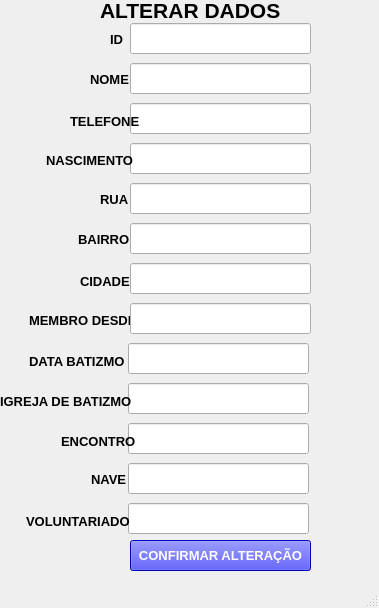
<?xml version="1.0" encoding="UTF-8"?>
<ui version="4.0">
 <class>MainWindow</class>
 <widget class="QMainWindow" name="MainWindow">
  <property name="geometry">
   <rect>
    <x>0</x>
    <y>0</y>
    <width>379</width>
    <height>608</height>
   </rect>
  </property>
  <property name="windowTitle">
   <string>MainWindow</string>
  </property>
  <widget class="QWidget" name="centralwidget">
   <widget class="QLabel" name="label">
    <property name="geometry">
     <rect>
      <x>100</x>
      <y>0</y>
      <width>231</width>
      <height>21</height>
     </rect>
    </property>
    <property name="font">
     <font>
      <pointsize>16</pointsize>
      <weight>75</weight>
      <bold>true</bold>
     </font>
    </property>
    <property name="text">
     <string>ALTERAR DADOS</string>
    </property>
   </widget>
   <widget class="QLineEdit" name="txtAlterarTelefone">
    <property name="geometry">
     <rect>
      <x>130</x>
      <y>103</y>
      <width>181</width>
      <height>31</height>
     </rect>
    </property>
    <property name="font">
     <font>
      <pointsize>10</pointsize>
     </font>
    </property>
    <property name="styleSheet">
     <string notr="true">color: rgb(0, 0, 255);</string>
    </property>
   </widget>
   <widget class="QLineEdit" name="txtAlterarRua">
    <property name="geometry">
     <rect>
      <x>130</x>
      <y>183</y>
      <width>181</width>
      <height>31</height>
     </rect>
    </property>
    <property name="font">
     <font>
      <pointsize>10</pointsize>
     </font>
    </property>
    <property name="styleSheet">
     <string notr="true">color: rgb(0, 0, 255);</string>
    </property>
   </widget>
   <widget class="QLineEdit" name="txtAlterarNascimento">
    <property name="geometry">
     <rect>
      <x>130</x>
      <y>143</y>
      <width>181</width>
      <height>31</height>
     </rect>
    </property>
    <property name="font">
     <font>
      <pointsize>10</pointsize>
     </font>
    </property>
    <property name="styleSheet">
     <string notr="true">color: rgb(0, 0, 255);</string>
    </property>
   </widget>
   <widget class="QLineEdit" name="txtAlterarBairro">
    <property name="geometry">
     <rect>
      <x>130</x>
      <y>223</y>
      <width>181</width>
      <height>31</height>
     </rect>
    </property>
    <property name="font">
     <font>
      <pointsize>10</pointsize>
     </font>
    </property>
    <property name="styleSheet">
     <string notr="true">color: rgb(0, 0, 255);</string>
    </property>
   </widget>
   <widget class="QLineEdit" name="txtAlterarCidade">
    <property name="geometry">
     <rect>
      <x>130</x>
      <y>263</y>
      <width>181</width>
      <height>31</height>
     </rect>
    </property>
    <property name="font">
     <font>
      <pointsize>10</pointsize>
     </font>
    </property>
    <property name="styleSheet">
     <string notr="true">color: rgb(0, 0, 255);</string>
    </property>
   </widget>
   <widget class="QLineEdit" name="txtAlterarMembro">
    <property name="geometry">
     <rect>
      <x>130</x>
      <y>303</y>
      <width>181</width>
      <height>31</height>
     </rect>
    </property>
    <property name="font">
     <font>
      <pointsize>10</pointsize>
     </font>
    </property>
    <property name="styleSheet">
     <string notr="true">color: rgb(0, 0, 255);</string>
    </property>
   </widget>
   <widget class="QLineEdit" name="txtAlterarNome">
    <property name="geometry">
     <rect>
      <x>130</x>
      <y>63</y>
      <width>181</width>
      <height>31</height>
     </rect>
    </property>
    <property name="font">
     <font>
      <pointsize>10</pointsize>
     </font>
    </property>
    <property name="styleSheet">
     <string notr="true">color: rgb(0, 0, 255);</string>
    </property>
   </widget>
   <widget class="QLineEdit" name="txtAlterarVoluntariado">
    <property name="geometry">
     <rect>
      <x>128</x>
      <y>503</y>
      <width>181</width>
      <height>31</height>
     </rect>
    </property>
    <property name="font">
     <font>
      <pointsize>10</pointsize>
     </font>
    </property>
    <property name="styleSheet">
     <string notr="true">color: rgb(0, 0, 255);</string>
    </property>
   </widget>
   <widget class="QLineEdit" name="txtAlterarNave">
    <property name="geometry">
     <rect>
      <x>128</x>
      <y>463</y>
      <width>181</width>
      <height>31</height>
     </rect>
    </property>
    <property name="font">
     <font>
      <pointsize>10</pointsize>
     </font>
    </property>
    <property name="styleSheet">
     <string notr="true">color: rgb(0, 0, 255);</string>
    </property>
   </widget>
   <widget class="QLineEdit" name="txtAlterarEncontro">
    <property name="geometry">
     <rect>
      <x>128</x>
      <y>423</y>
      <width>181</width>
      <height>31</height>
     </rect>
    </property>
    <property name="font">
     <font>
      <pointsize>10</pointsize>
     </font>
    </property>
    <property name="styleSheet">
     <string notr="true">color: rgb(0, 0, 255);</string>
    </property>
   </widget>
   <widget class="QLineEdit" name="txtAlterarIgrejaBatizmo">
    <property name="geometry">
     <rect>
      <x>128</x>
      <y>383</y>
      <width>181</width>
      <height>31</height>
     </rect>
    </property>
    <property name="font">
     <font>
      <pointsize>10</pointsize>
     </font>
    </property>
    <property name="styleSheet">
     <string notr="true">color: rgb(0, 0, 255);</string>
    </property>
   </widget>
   <widget class="QLineEdit" name="txtAlterarDataBatizmo">
    <property name="geometry">
     <rect>
      <x>128</x>
      <y>343</y>
      <width>181</width>
      <height>31</height>
     </rect>
    </property>
    <property name="font">
     <font>
      <pointsize>10</pointsize>
     </font>
    </property>
    <property name="styleSheet">
     <string notr="true">color: rgb(0, 0, 255);</string>
    </property>
   </widget>
   <widget class="QLabel" name="label_2">
    <property name="geometry">
     <rect>
      <x>110</x>
      <y>33</y>
      <width>47</width>
      <height>13</height>
     </rect>
    </property>
    <property name="font">
     <font>
      <pointsize>10</pointsize>
      <weight>75</weight>
      <bold>true</bold>
     </font>
    </property>
    <property name="text">
     <string>ID</string>
    </property>
   </widget>
   <widget class="QLabel" name="label_3">
    <property name="geometry">
     <rect>
      <x>90</x>
      <y>73</y>
      <width>47</width>
      <height>13</height>
     </rect>
    </property>
    <property name="font">
     <font>
      <pointsize>10</pointsize>
      <weight>75</weight>
      <bold>true</bold>
     </font>
    </property>
    <property name="text">
     <string>NOME</string>
    </property>
   </widget>
   <widget class="QLabel" name="label_4">
    <property name="geometry">
     <rect>
      <x>70</x>
      <y>113</y>
      <width>91</width>
      <height>16</height>
     </rect>
    </property>
    <property name="font">
     <font>
      <pointsize>10</pointsize>
      <weight>75</weight>
      <bold>true</bold>
     </font>
    </property>
    <property name="text">
     <string>TELEFONE</string>
    </property>
   </widget>
   <widget class="QLabel" name="label_5">
    <property name="geometry">
     <rect>
      <x>46</x>
      <y>152</y>
      <width>91</width>
      <height>16</height>
     </rect>
    </property>
    <property name="font">
     <font>
      <pointsize>10</pointsize>
      <weight>75</weight>
      <bold>true</bold>
     </font>
    </property>
    <property name="text">
     <string>NASCIMENTO</string>
    </property>
   </widget>
   <widget class="QLabel" name="label_6">
    <property name="geometry">
     <rect>
      <x>100</x>
      <y>193</y>
      <width>47</width>
      <height>13</height>
     </rect>
    </property>
    <property name="font">
     <font>
      <pointsize>10</pointsize>
      <weight>75</weight>
      <bold>true</bold>
     </font>
    </property>
    <property name="text">
     <string>RUA</string>
    </property>
   </widget>
   <widget class="QLabel" name="label_7">
    <property name="geometry">
     <rect>
      <x>78</x>
      <y>231</y>
      <width>61</width>
      <height>16</height>
     </rect>
    </property>
    <property name="font">
     <font>
      <pointsize>10</pointsize>
      <weight>75</weight>
      <bold>true</bold>
     </font>
    </property>
    <property name="text">
     <string>BAIRRO</string>
    </property>
   </widget>
   <widget class="QLabel" name="label_8">
    <property name="geometry">
     <rect>
      <x>80</x>
      <y>273</y>
      <width>61</width>
      <height>16</height>
     </rect>
    </property>
    <property name="font">
     <font>
      <pointsize>10</pointsize>
      <weight>75</weight>
      <bold>true</bold>
     </font>
    </property>
    <property name="text">
     <string>CIDADE</string>
    </property>
   </widget>
   <widget class="QLabel" name="label_9">
    <property name="geometry">
     <rect>
      <x>29</x>
      <y>312</y>
      <width>101</width>
      <height>16</height>
     </rect>
    </property>
    <property name="font">
     <font>
      <pointsize>10</pointsize>
      <weight>75</weight>
      <bold>true</bold>
     </font>
    </property>
    <property name="text">
     <string>MEMBRO DESDE</string>
    </property>
   </widget>
   <widget class="QLabel" name="label_10">
    <property name="geometry">
     <rect>
      <x>29</x>
      <y>353</y>
      <width>101</width>
      <height>16</height>
     </rect>
    </property>
    <property name="font">
     <font>
      <pointsize>10</pointsize>
      <weight>75</weight>
      <bold>true</bold>
     </font>
    </property>
    <property name="text">
     <string>DATA BATIZMO</string>
    </property>
   </widget>
   <widget class="QLabel" name="label_11">
    <property name="geometry">
     <rect>
      <x>0</x>
      <y>393</y>
      <width>131</width>
      <height>16</height>
     </rect>
    </property>
    <property name="font">
     <font>
      <pointsize>10</pointsize>
      <weight>75</weight>
      <bold>true</bold>
     </font>
    </property>
    <property name="text">
     <string>IGREJA DE BATIZMO</string>
    </property>
   </widget>
   <widget class="QLabel" name="label_12">
    <property name="geometry">
     <rect>
      <x>61</x>
      <y>433</y>
      <width>101</width>
      <height>16</height>
     </rect>
    </property>
    <property name="font">
     <font>
      <pointsize>10</pointsize>
      <weight>75</weight>
      <bold>true</bold>
     </font>
    </property>
    <property name="text">
     <string>ENCONTRO</string>
    </property>
   </widget>
   <widget class="QLabel" name="label_13">
    <property name="geometry">
     <rect>
      <x>91</x>
      <y>473</y>
      <width>47</width>
      <height>13</height>
     </rect>
    </property>
    <property name="font">
     <font>
      <pointsize>10</pointsize>
      <weight>75</weight>
      <bold>true</bold>
     </font>
    </property>
    <property name="text">
     <string>NAVE</string>
    </property>
   </widget>
   <widget class="QLabel" name="label_14">
    <property name="geometry">
     <rect>
      <x>26</x>
      <y>513</y>
      <width>111</width>
      <height>16</height>
     </rect>
    </property>
    <property name="font">
     <font>
      <pointsize>10</pointsize>
      <weight>75</weight>
      <bold>true</bold>
     </font>
    </property>
    <property name="text">
     <string>VOLUNTARIADO</string>
    </property>
   </widget>
   <widget class="QLineEdit" name="txtAlterarId">
    <property name="geometry">
     <rect>
      <x>130</x>
      <y>23</y>
      <width>181</width>
      <height>31</height>
     </rect>
    </property>
    <property name="font">
     <font>
      <pointsize>10</pointsize>
     </font>
    </property>
    <property name="styleSheet">
     <string notr="true">color: rgb(0, 0, 255);</string>
    </property>
   </widget>
   <widget class="QPushButton" name="btnConfirmar">
    <property name="geometry">
     <rect>
      <x>130</x>
      <y>540</y>
      <width>181</width>
      <height>31</height>
     </rect>
    </property>
    <property name="font">
     <font>
      <pointsize>10</pointsize>
      <weight>75</weight>
      <bold>true</bold>
     </font>
    </property>
    <property name="styleSheet">
     <string notr="true">background-color: rgb(0, 0, 255);
color: rgb(255, 255, 255);</string>
    </property>
    <property name="text">
     <string>CONFIRMAR ALTERAÇÃO</string>
    </property>
   </widget>
  </widget>
  <widget class="QMenuBar" name="menubar">
   <property name="geometry">
    <rect>
     <x>0</x>
     <y>0</y>
     <width>379</width>
     <height>21</height>
    </rect>
   </property>
  </widget>
  <widget class="QStatusBar" name="statusbar"/>
 </widget>
 <resources/>
 <connections/>
</ui>
